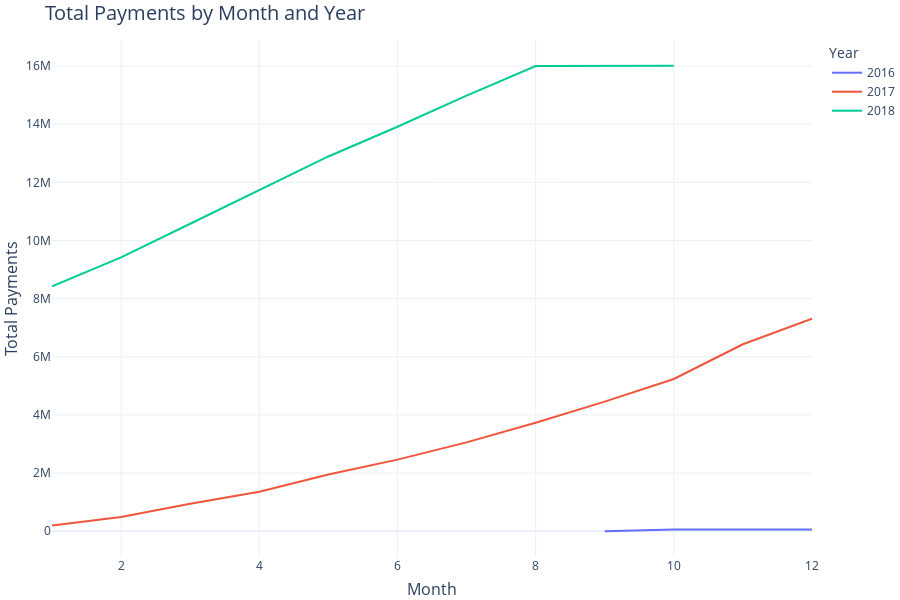
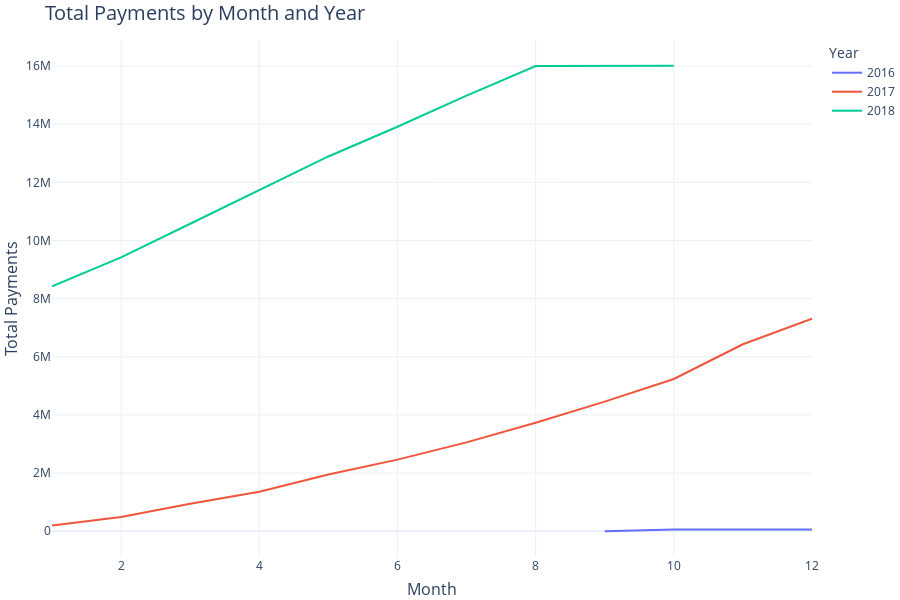

Notebook source saved alongside these figures, in order:
### Markdown cell above
###  Calculate the commulative Sales on per year, per Months

### Code cell
query ='''select * ,sum(payment) over(order by year,months) as commulative_sum from 
(select year(orders.order_purchase_timestamp) as year,
month(orders.order_purchase_timestamp) as months ,
round(sum(payments.payment_value),2) payment
from payments join orders on orders.order_id=payments.order_id
group by year,months
order by year,months) as a'''
cur.execute(query)
data=cur.fetchall()
df=pd.DataFrame(data,columns=['Year','Month_Name','Actual_Price','Comulative_price'])


fig = px.line(df, x='Month_Name', y='Comulative_price', color='Year',
              title='Total Payments by Month and Year',
              # labels={'Month_Name': 'Month', 'Comulative_price': 'Total Payments', 'year': 'Year'}
             )

# Update layout for better aesthetics
fig.update_layout(
    xaxis_title='Month',
    yaxis_title='Total Payments',
    title_font_size=20,
    xaxis_title_font_size=16,
    yaxis_title_font_size=16,
    legend_title='Year',
    legend_title_font_size=14,
    template='plotly_white',  # Use a clean white template
    margin=dict(l=0, r=0, t=40, b=0),  # Adjust margins
    width=900,  # Set the width of the graph
    height=600  # Set the height of the graph
)

# Show the plot
fig.show()

fig.write_image("line_chart.png")

fig.show()
from IPython.display import Image

# Display the saved static image
Image(filename='line_chart.png')

### Figure 1 — Plotly figure (JSON) as saved in the notebook; plotly's stock layout.template omitted (floating-point values rounded to 4 significant figures)
{"data": [{"hovertemplate": "Year=2016<br>Month_Name=%{x}<br>Comulative_price=%{y}<extra></extra>", "legendgroup": "2016", "line": {"color": "#636efa", "dash": "solid"}, "marker": {"symbol": "circle"}, "mode": "lines", "name": "2016", "orientation": "v", "showlegend": true, "type": "scatter", "x": [9, 10, 12], "xaxis": "x", "y": [252.2, 59340.0, 59360.0], "yaxis": "y"}, {"hovertemplate": "Year=2017<br>Month_Name=%{x}<br>Comulative_price=%{y}<extra></extra>", "legendgroup": "2017", "line": {"color": "#EF553B", "dash": "solid"}, "marker": {"symbol": "circle"}, "mode": "lines", "name": "2017", "orientation": "v", "showlegend": true, "type": "scatter", "x": [1, 2, 3, 4, 5, 6, 7, 8, 9, 10, 11, 12], "xaxis": "x", "y": [197900.0, 489800.0, 939600.0, 1357000.0, 1950000.0, 2462000.0, 3054000.0, 3728000.0, 4456000.0, 5236000.0, 6431000.0, 7309000.0], "yaxis": "y"}, {"hovertemplate": "Year=2018<br>Month_Name=%{x}<br>Comulative_price=%{y}<extra></extra>", "legendgroup": "2018", "line": {"color": "#00cc96", "dash": "solid"}, "marker": {"symbol": "circle"}, "mode": "lines", "name": "2018", "orientation": "v", "showlegend": true, "type": "scatter", "x": [1, 2, 3, 4, 5, 6, 7, 8, 9, 10], "xaxis": "x", "y": [8424000.0, 9417000.0, 10580000.0, 11740000.0, 12890000.0, 13910000.0, 14980000.0, 16000000.0, 16010000.0, 16010000.0], "yaxis": "y"}], "layout": {"height": 600, "legend": {"title": {"font": {"size": 14}, "text": "Year"}, "tracegroupgap": 0}, "margin": {"b": 0, "l": 0, "r": 0, "t": 40}, "title": {"font": {"size": 20}, "text": "Total Payments by Month and Year"}, "width": 900, "xaxis": {"anchor": "y", "autorange": true, "domain": [0, 1], "range": [1, 12], "title": {"font": {"size": 16}, "text": "Month"}, "type": "linear"}, "yaxis": {"anchor": "x", "autorange": true, "domain": [0, 1], "range": [-889100.0, 16900000.0], "title": {"font": {"size": 16}, "text": "Total Payments"}, "type": "linear"}}}

### Figure 2 — Plotly figure (JSON) as saved in the notebook; plotly's stock layout.template omitted (floating-point values rounded to 4 significant figures)
{"data": [{"hovertemplate": "Year=2016<br>Month_Name=%{x}<br>Comulative_price=%{y}<extra></extra>", "legendgroup": "2016", "line": {"color": "#636efa", "dash": "solid"}, "marker": {"symbol": "circle"}, "mode": "lines", "name": "2016", "orientation": "v", "showlegend": true, "type": "scatter", "x": [9, 10, 12], "xaxis": "x", "y": [252.2, 59340.0, 59360.0], "yaxis": "y"}, {"hovertemplate": "Year=2017<br>Month_Name=%{x}<br>Comulative_price=%{y}<extra></extra>", "legendgroup": "2017", "line": {"color": "#EF553B", "dash": "solid"}, "marker": {"symbol": "circle"}, "mode": "lines", "name": "2017", "orientation": "v", "showlegend": true, "type": "scatter", "x": [1, 2, 3, 4, 5, 6, 7, 8, 9, 10, 11, 12], "xaxis": "x", "y": [197900.0, 489800.0, 939600.0, 1357000.0, 1950000.0, 2462000.0, 3054000.0, 3728000.0, 4456000.0, 5236000.0, 6431000.0, 7309000.0], "yaxis": "y"}, {"hovertemplate": "Year=2018<br>Month_Name=%{x}<br>Comulative_price=%{y}<extra></extra>", "legendgroup": "2018", "line": {"color": "#00cc96", "dash": "solid"}, "marker": {"symbol": "circle"}, "mode": "lines", "name": "2018", "orientation": "v", "showlegend": true, "type": "scatter", "x": [1, 2, 3, 4, 5, 6, 7, 8, 9, 10], "xaxis": "x", "y": [8424000.0, 9417000.0, 10580000.0, 11740000.0, 12890000.0, 13910000.0, 14980000.0, 16000000.0, 16010000.0, 16010000.0], "yaxis": "y"}], "layout": {"height": 600, "legend": {"title": {"font": {"size": 14}, "text": "Year"}, "tracegroupgap": 0}, "margin": {"b": 0, "l": 0, "r": 0, "t": 40}, "title": {"font": {"size": 20}, "text": "Total Payments by Month and Year"}, "width": 900, "xaxis": {"anchor": "y", "autorange": true, "domain": [0, 1], "range": [1, 12], "title": {"font": {"size": 16}, "text": "Month"}, "type": "linear"}, "yaxis": {"anchor": "x", "autorange": true, "domain": [0, 1], "range": [-889100.0, 16900000.0], "title": {"font": {"size": 16}, "text": "Total Payments"}, "type": "linear"}}}
